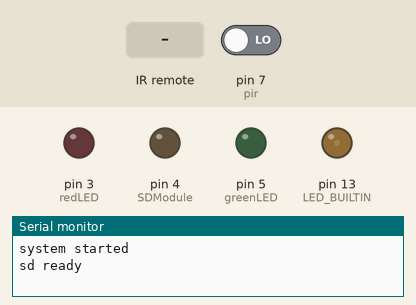
The sketch below on a simulated Arduino Uno, built with avr-gcc and run on an emulated ATmega328P. Shown: output pins drawn as LEDs (lit = HIGH), the last lines printed to the serial monitor. The inputs (shaded band) are chosen by the test bench; at power-on: pin 7 (pir) LOW. The local clock reads 2024-03-15 10:24:30 at power-on unless the sketch sets it; storage starts empty.

Above: at 1.2 s.
1.3 s: infrared code 0xFFE01F received
At 2.6 s:
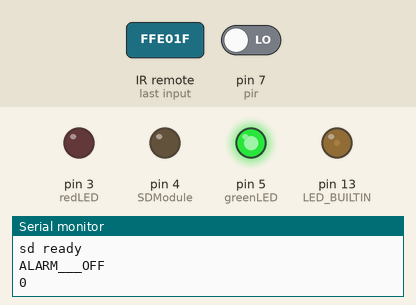
3.3 s: infrared code 0xFFA857 received
At 4.3 s:
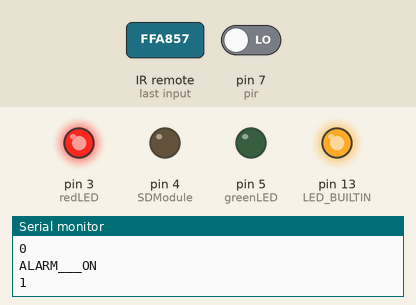
5.3 s: pin 7 (pir) driven HIGH
At 7.96 s:
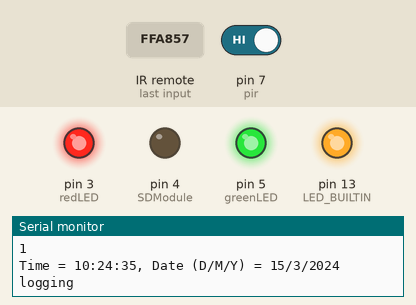
8.3 s: infrared code 0xFFE01F received
At 10.9 s:
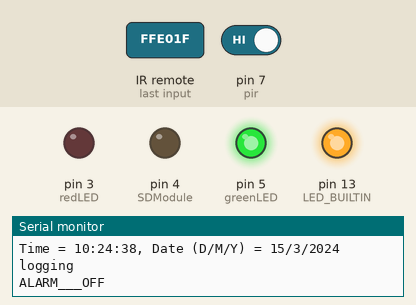
Timing chart, 0 to 12.3 s (numbered marks = the images above; inputs shaded):
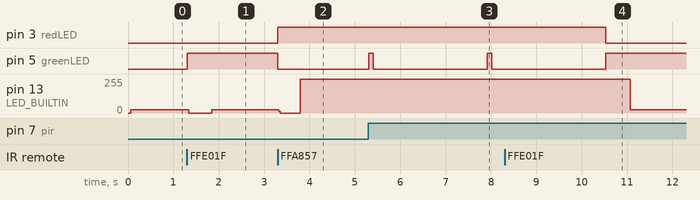

Measured:
- after the input at 1.3 s, pin 5 (greenLED): LOW → HIGH at once; pin 13 (LED_BUILTIN): 26/255 → 0/255 at once, → 26/255 0.50 s later
- after the input at 3.3 s, pin 3 (redLED): LOW → HIGH at once; pin 5 (greenLED): HIGH → LOW at once; pin 13 (LED_BUILTIN): 26/255 → 0/255 at once, → 255/255 0.48 s later
- after the input at 5.3 s, pin 5 (greenLED): alternates HIGH for 0.10 s and LOW for 2.5 s, starting at once
- after the input at 8.3 s, pin 3 (redLED): HIGH → LOW after 2.2 s; pin 5 (greenLED): goes on until 10.5 s, then stays HIGH; pin 13 (LED_BUILTIN): 255/255 → 25/255 after 2.8 s

The sketch:

detection_logger.ino
```cpp
#include "IRremote.h"
#include <Wire.h>
#include <Time.h>
#include <DS1307RTC.h>
#include <SPI.h>
#include <SD.h>

#define receiver 2
#define redLED 3
#define greenLED 5
#define pir 7

const int SDModule = 4;

int pirValue;
bool alarmStatus = false;


/*-----( Declare objects )-----*/
IRrecv irrecv(receiver);     // create instance of 'irrecv'
decode_results results;      // create instance of 'decode_results'

/*-----( Function )-----*/
void translateIR() // takes action based on IR code received


{

  switch (results.value)

  {
    case 0xFFE01F:
      Serial.println("ALARM___OFF");
      digitalWrite(greenLED, HIGH);
      digitalWrite(redLED, LOW);
      alarmStatus = false;
      break;

    case 0xFFA857:
      Serial.println("ALARM___ON");
      digitalWrite(redLED, HIGH);
      digitalWrite(greenLED, LOW);
      alarmStatus = true;
      break;


    default:
      Serial.println(" other   ");

  }

  delay(500); // Do not get immediate repeat

} //END translateIR

void Alarm()
{
  digitalWrite(LED_BUILTIN, HIGH);

  int i;
  pirValue = digitalRead(pir);

  i ++;
  if  (i <= 1 && alarmStatus == true)
  {
    digitalWrite(greenLED, pirValue);
    //Print();

    delay(100);
    digitalWrite(greenLED, LOW);
  }

  else {

    digitalWrite(LED_BUILTIN, LOW);
  }

}

//better formatting for time
void Print2digits(int number) {
  if (number >= 0 && number < 10) {
    Serial.write('0');
  }
  Serial.print(number);
}

//for testing with serial monitor
void Print()
{
  tmElements_t tm;

  RTC.read(tm);
  Serial.print("Time = ");
  Print2digits(tm.Hour);
  Serial.write(':');
  Print2digits(tm.Minute);
  Serial.write(':');
  Print2digits(tm.Second);
  Serial.print(", Date (D/M/Y) = ");
  Serial.print(tm.Day);
  Serial.write('/');
  Serial.print(tm.Month);
  Serial.write('/');
  Serial.print(tmYearToCalendar(tm.Year));
  Serial.println();

  delay(500);

}


void setup()
{
  Serial.begin(9600);
  Serial.println("system started");
  irrecv.enableIRIn();

  pinMode(pir, INPUT);

  pinMode(LED_BUILTIN, OUTPUT);
  pinMode(redLED, OUTPUT);
  pinMode(greenLED, OUTPUT);

  pinMode(SDModule, OUTPUT);

  //is SD card detected
  if (!SD.begin(SDModule)) {
    Serial.println("no card");
    return;
  }

  Serial.println("sd ready");

}

void loop()
{

  if (irrecv.decode(&results)) // IR signal received

  {
    translateIR();
    Serial.println(alarmStatus);
    irrecv.resume(); // receive next value
  }

  Alarm();

  if  (pirValue > 0 && alarmStatus == true)
  {
    //serial monitor
    Print();
    File logData = SD.open("example.txt", FILE_WRITE);

  if (logData)
  {
    Serial.println("logging");
    tmElements_t tm;
    RTC.read(tm);
    logData.print("date: ");
    logData.print(tm.Day);
    logData.write('.');
    logData.print(tm.Month);
    logData.write('.');
    logData.print(tmYearToCalendar(tm.Year));
    logData.print(", time: ");
    logData.print(tm.Hour);
    logData.write(':');
    logData.print(tm.Minute);
    logData.write(':');
    logData.print(tm.Second);
    logData.println();

    logData.close();

    delay(2000);

  }
  else if (!logData) {
    Serial.println("error with file");
  }

  else  {
    Serial.println("alarm not on or no motion");
  }
  }


  /*
    Serial.print(pirValue);
    delay(500);
  */
}
```
